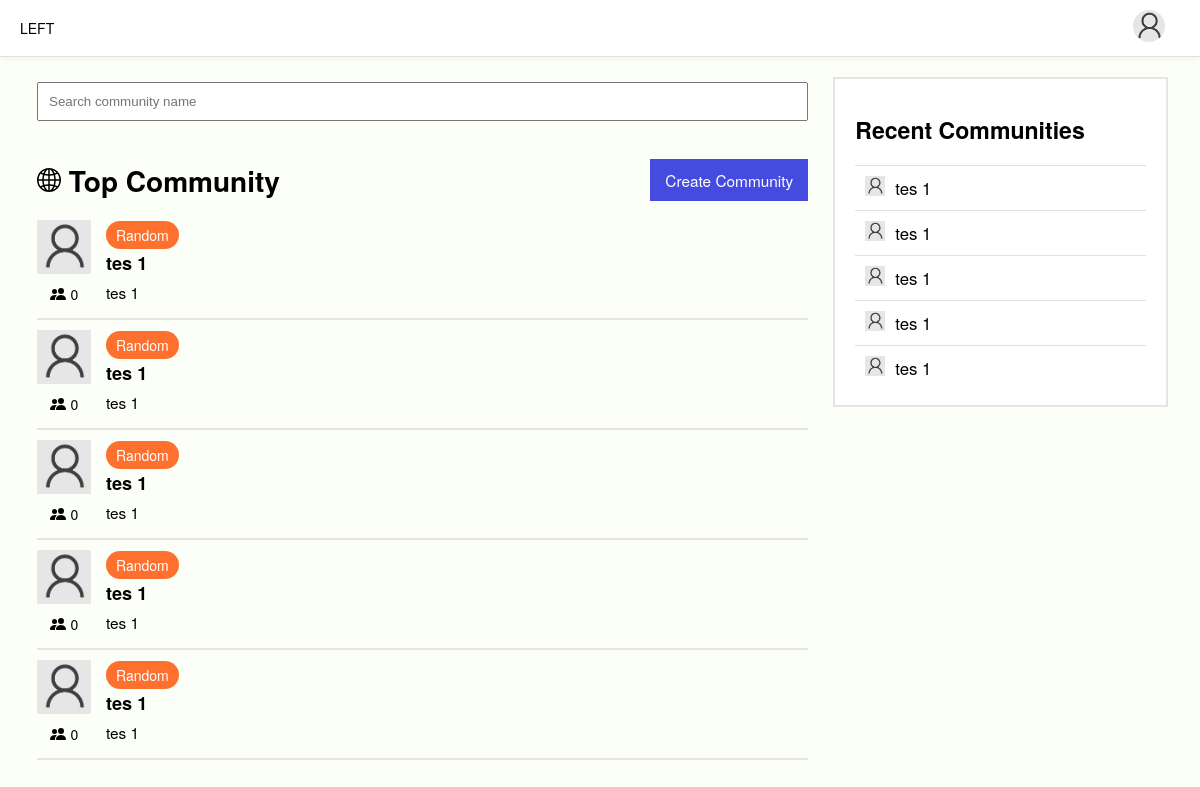
Page /communities/ (signed in) on the committed database.
### users/models.py (models this page shows, shortened)
class Profile(models.Model):
    user = models.OneToOneField(User, on_delete=models.CASCADE)
    image = models.ImageField(default='default.jpg', upload_to="profile-picture/user.username/%Y/%m/%d/")
    about = models.TextField(max_length=195, blank=True, null=True)
    neighbors = models.ManyToManyField(User, blank=True, related_name='neighbors')

### communities/models.py (models this page shows, shortened)
class Community(models.Model):
    user = models.ForeignKey(User, on_delete=models.CASCADE)
    community_name = models.CharField(max_length=100)
    image = models.ImageField(default='default.jpg', upload_to="community/community_name/%Y/%m/%d/")
    description = models.TextField(max_length=200)
    created_on = models.DateTimeField(auto_now_add=True)
    last_modified = models.DateTimeField(auto_now=True)
    slug = models.SlugField(max_length=480, blank=True)
    member = models.ManyToManyField(User, blank=True, related_name="member")
    class Category(models.IntegerChoices):
        RANDOM = 0, "Random"
        MOVIE = 1, "Movie"
        MUSIC = 2, "Music"
        NEWS = 3, "News"
        CELEBRITY = 4, "Celebrity"
        TV_SHOWS = 5, "TV Shows"
        GAMES = 6, "Games"
        GENERAL = 7, "General"
        BUSINESS = 8, "Business"
        SPORTS = 9, "Sports"
        ACADEMIC = 10, "Academic"
        SOCIAL = 11, "Social"
    category = models.PositiveSmallIntegerField(
        choices=Category.choices,
        default=Category.RANDOM
    )

### communities/views.py (the view)
# urls.py: path("", views.communities_list, name="communities_list"),
@login_required(login_url='/accounts/login')
def communities_list(request):
    communities = Community.objects.all().order_by("-member")
    page = request.GET.get('page', 1)
    paginator = Paginator(communities, per_page=10)
    try:
        communities = paginator.page(page)
    except PageNotAnInteger:
        communities = paginator.page(1)
    except EmptyPage:
        communities = paginator.page(paginator.num_pages)
    recent_communities = Community.objects.all().order_by("-created_on")
    context = {
        "communities": communities,
        "recent_communities": recent_communities[:10],
    }
    return render(request, "communities_list.html", context=context)

### communities/templates/communities_list.html (shortened to what this page needs)
{% extends "base_community.html" %}
{% load static %}
{% block css %}
<link href="{% static '/css/community.css' %}" rel="stylesheet" type="text/css" media="all">
{% endblock %}
{% block content %}
<main class="main" style="padding: 5px;">
    <input placeholder="Search community name" type="search" id="community_search">
    <div style="display: flex; flex-direction: row; justify-content: space-between; align-items: center">
        <h1>
            Top Community
        </h1>
        <a href="{% url 'communities_create'%}" class="a button button-primary"> Create Community</a>
    </div>
    <div class="infinite-container">
        {% for community in communities %}
        <div class="community-card infinite-item">
            <div class="community-card-header">
                <a class="a" href="{% url 'communities_detail' pk=community.pk slug=community.slug%}">
                    <img width="54" height="54" src="{{ community.image.url }}">
                </a>
                <div style="gap: 5px; display: flex; flex-direction: row; align-items: center;">
                    {{community.member.all.count}}
                </div>
            </div>
            <div class="community-card-body">
                <div>
                    <a class="community-card-body-category"> {{community.get_category_display}} </a>
                </div>
                <a class="a" href="{% url 'communities_detail' pk=community.pk slug=community.slug%}">
                    <div class="community-card-body-name"> {{community.community_name}} </div>
                </a>
                <div class="community-card-body-description"> {{community.description}} </div>
            </div>
        </div>
        <div class="community-item-break"></div>
        {% endfor %}
    </div>
</main>
<aside class="aside">
    <div class="card-extra">
        <h1> Recent Communities </h1>
        <div class="list">
        {% for community in recent_communities%}
        <a style="display: flex; flex-direction: row; gap: 10px; padding: 10px; border-top: 1px solid #dee0e1" class="a" href="{% url "communities_detail" pk=community.pk slug=community.slug%}">
            <img alt="{{community.community_name}}'s picture" src="{{ community.image.url}}" width="20px" height="20px">
            <div style="font-size: 1.2rem;">{{community.community_name}}</div>
        </a>
        {% endfor %}
        </div>
    </div>
</aside>
{% endblock %}

### B_2_P2/templates/base_community.html (shortened to what this page needs)
<!doctype html>
<html lang="en">
<head>
    {% load static %}
    <link href="{% static '/css/style.css' %}" rel="stylesheet" type="text/css" media="all">
    {% block css %}
    {% endblock %}
</head>
<body>
    <div>
        <div class="navbar">
            <div class="navbar-item">
                LEFT
            </div>
            {% if user.is_authenticated %}
            <div class="navbar-item">
                <div>
                    <button onclick="dropdown()" class="button dropbtn">
                        <img style="pointer-events: none;" width="32px" height="32px" src="{{ user.profile.image.url}}">
                    </button>
                </div>
            </div>
            {% endif %}
        </div>
        <div class="outer-container">
            <div class="container">
                {% block content%}
                {% endblock %}
            </div>
        </div>
    </div>
</body>
</html>

### questions/static/css/style.css (style rules this page uses)
* { -webkit-box-sizing: border-box; -moz-box-sizing: border-box; box-sizing: border-box; }
:root { --border: #e7e4e4; --primary: #007be0; --primary: rgb(70 75 223); --extra: #d7d7b8; --white: #ffffff; --background: #fbfff8; --secondary: #fa426a; --secondary: #fd702e; --pinned: #fff8f5; }
html, body { height: 100%; font-family: Poppins, "Helvetica Neue", Arial, Helvetica, sans-serif; font-size: 14px; margin: 0; background-color: var(--background); }
textarea, input, select { width: 100%; padding: 10px; resize: vertical; }
.container { display: flex; flex-direction: row; }
.outer-container { display: flex; flex-direction: column; gap: 20px; padding-top: 20px; }
.navbar { display: flex; flex-direction: row; justify-content: space-between; align-items: center; position: sticky; top: 0px; background-color: white; border-bottom: 1px solid #dee0e1;; z-index: 1000; box-shadow: 0 3px 6px rgb(0 0 0 / 4%); }
.navbar-item { padding: 0 20px; display: flex; justify-content: space-between; align-items: center; gap: 10px; }
.navbar-item img { border-radius: 50% }
.list { display: flex; flex-direction: column; }
.a { color: black; text-decoration: none; }
.button { background-color: inherit; border: none; outline: none; padding: 10px 15px; cursor: pointer; font-size:1.1rem; }
.button-primary { background-color: var(--primary) !important; color: white !important; }
.aside { display: none; }
.main { width: 100%; }
.card-extra { border: 2px solid var(--border); padding: 15px 20px; font-size: 1.1rem; background-color: var(--white); margin-bottom: 5px; }
@media (min-width: 640px) { .outer-container { padding-left: 24px; padding-right: 24px; } }
@media (min-width: 768px) { .outer-container { padding-left: 32px; padding-right: 32px; } }
@media (min-width: 768px) { .main, .user-main { width: 70%; padding: 0px; } }
@media (min-width: 768px) { .aside, .user-aside { display: flex; flex-direction: column; gap: 10px; margin-left: 20px; width: 30%; } }

### communities/static/css/community.css (style rules this page uses)
.community-card { display: flex; flex-direction: row; margin-bottom: 5px; }
.community-card-header { display: flex; flex-direction: column; align-items: center; margin-right: 15px; gap: 10px; }
.community-card-header img { vertical-align: top; }
.community-card-body { display: flex; flex-direction: column; padding: 5px 0; }
.community-card-body-name { font-size: 1.3rem; font-weight: 600; padding-top: 5px; }
.community-card-body-description { font-size: 1.1rem; padding-top: 5px; }
.community-item-break { border-bottom: 2px solid var(--border); margin: 10px 0; }
.community-card-body-category { background-color: var(--secondary) !important; color: white !important; padding: 4px 10px; border-radius: 25px; }

### rows in the picture
Community: image (placeholder picture), member.all.count "0", category "Random", community_name "tes 1", description "tes 1"
Community: image (placeholder picture), member.all.count "0", category "Random", community_name "tes 1", description "tes 1"
Community: image (placeholder picture), member.all.count "0", category "Random", community_name "tes 1", description "tes 1"
Community: image (placeholder picture), member.all.count "0", category "Random", community_name "tes 1", description "tes 1"
Community: image (placeholder picture), member.all.count "0", category "Random", community_name "tes 1", description "tes 1"
